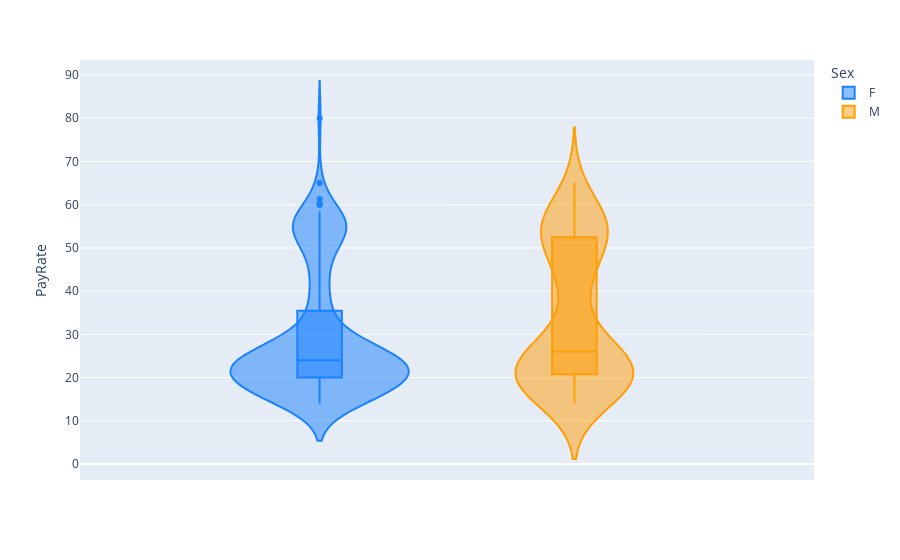

The cell this chart's notebook holds for it:
### Code cell
fig = px.violin(hr, y="PayRate", color="Sex", box=True, color_discrete_sequence=palette_2, hover_data=['Department'])
fig.show()

### Figure 1 — Plotly figure (JSON) as saved in the notebook; plotly's stock layout.template omitted (floating-point values rounded to 4 significant figures; data arrays with more than 128 entries replaced by an {"elided": "..."} marker saying what was removed)
{"data": [{"alignmentgroup": "True", "box": {"visible": true}, "customdata": {"elided": "177x1 str values"}, "hovertemplate": "Sex=F<br>PayRate=%{y}<br>Department=%{customdata[0]}<extra></extra>", "legendgroup": "F", "marker": {"color": "#1A82FF"}, "name": "F", "offsetgroup": "F", "orientation": "v", "scalegroup": "True", "showlegend": true, "type": "violin", "x0": " ", "xaxis": "x", "y": {"elided": "177 float values"}, "y0": " ", "yaxis": "y"}, {"alignmentgroup": "True", "box": {"visible": true}, "customdata": {"elided": "133x1 str values"}, "hovertemplate": "Sex=M <br>PayRate=%{y}<br>Department=%{customdata[0]}<extra></extra>", "legendgroup": "M ", "marker": {"color": "#FF9E06"}, "name": "M ", "offsetgroup": "M ", "orientation": "v", "scalegroup": "True", "showlegend": true, "type": "violin", "x0": " ", "xaxis": "x", "y": {"elided": "133 float values"}, "y0": " ", "yaxis": "y"}], "layout": {"legend": {"title": {"text": "Sex"}, "tracegroupgap": 0}, "margin": {"t": 60}, "violinmode": "group", "xaxis": {"anchor": "y", "domain": [0, 1]}, "yaxis": {"anchor": "x", "domain": [0, 1], "title": {"text": "PayRate"}}}}
